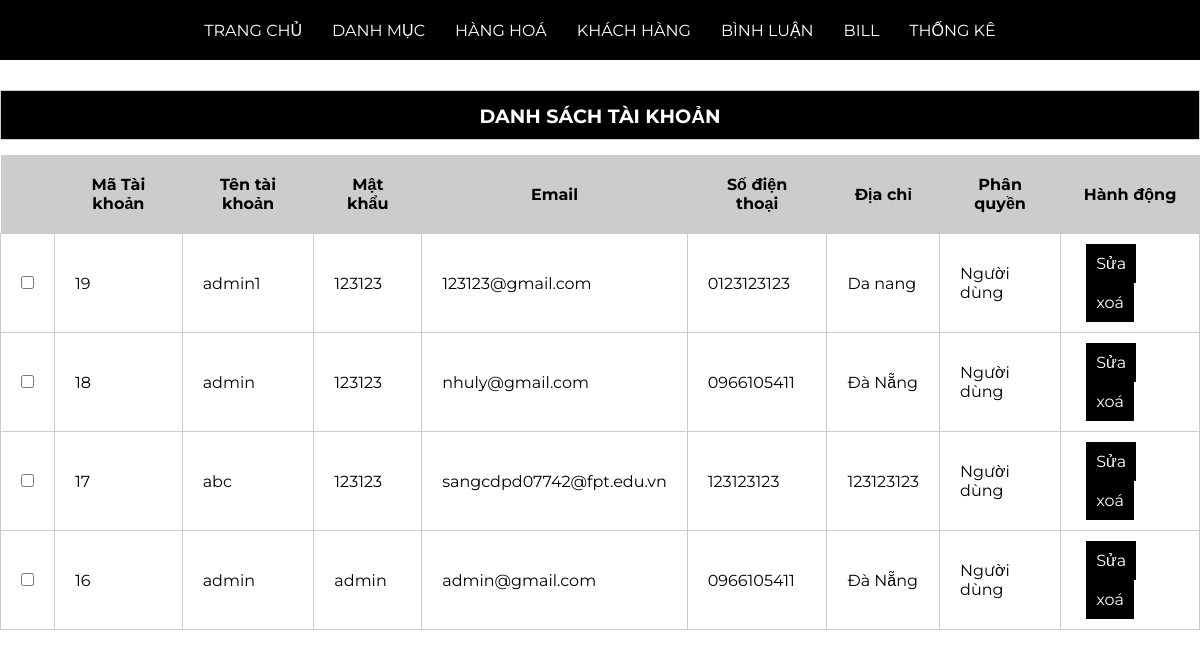
The app's page /admin/index.php?act=dskh with its own data.
### tables this page shows
CREATE TABLE `taikhoan` (
  `id` int(10) NOT NULL,
  `user` varchar(50) NOT NULL,
  `pass` varchar(50) NOT NULL,
  `email` varchar(255) NOT NULL,
  `addr` varchar(255) NOT NULL,
  `tel` varchar(20) NOT NULL,
  `role` tinyint(4) NOT NULL DEFAULT 0,
  `nameuser` varchar(255) NOT NULL
);

### model/pdo.php (called while the page is built, shortened)
<?php
function pdo_get_connection(){
    $dburl = "mysql:host=localhost;dbname=duan1;charset=utf8";
    $username = 'root';
    $password = '';
    $conn = new PDO($dburl, $username, $password);
    $conn->setAttribute(PDO::ATTR_ERRMODE, PDO::ERRMODE_EXCEPTION);
    return $conn;
}
function pdo_query($sql){
    $sql_args = array_slice(func_get_args(), 1);
    try{
        $conn = pdo_get_connection();
        $stmt = $conn->prepare($sql);
        $stmt->execute($sql_args);
        $rows = $stmt->fetchAll();
        return $rows;
    }
    catch(PDOException $e){
        throw $e;
    }
    finally{
        unset($conn);
    }
}

### model/taikhoan.php (called while the page is built, shortened)
<?php
function loadall_TK()
{
    $sql = "select * from taikhoan order by id desc";
    $listtaikhoan = pdo_query($sql);
    return $listtaikhoan;
}

### admin/taikhoan/list.php (the view, shortened to what this page needs)
<div class="row ">
    <div class="row frmtitle">
        <H1>Danh Sách Tài khoản</H1>
    </div>
    <div class="row mb10 frmdsloai">
        <table>
            <tr>
                <th></th>
                <th>Mã Tài khoản</th>
                <th>Tên tài khoản</th>
                <th>Mật khẩu</th>
                <th>Email</th>
                <th>Số điện thoại</th>
                <th>Địa chỉ</th>
                <th>Phân quyền</th>
                <th>Hành động</th>
            </tr>
            <?php
                    foreach ($listtaikhoan as $taikhoan) {
                        extract($taikhoan);
                        $suakh = "index.php?act=suakh&id=".$id;
                        $xoakh = "index.php?act=xoakh&id=".$id;
if($role >=1){
    $role = "admin";
}else {
    $role = "Người dùng";
}
                        echo ' <tr>
                                <td><input type="checkbox" name="" id=""></td>
                                <td>'.$id.'</td>
                                <td>'.$user.'</td>
                                <td>'.$pass.'</td>
                                <td>'.$email.'</td>
                                <td>'.$tel.'</td>
                                <td>'.$addr.'</td>
                                <td>'.$role.'</td>
                                <td>
                                    <a href="'.$suakh.'"> <input class="btn-act" type="button" value="Sửa"></a>
                                    <a href="'.$xoakh.'"><input class="btn-act" type="button" value="xoá"></a>
                                </td>
                            </tr>';
                    }
                ?>
        </table>
    </div>
    <div class="row formcontent">
    </div>
</div>

### style/style.css (style rules this page uses)
* { box-sizing: border-box; padding: 0; margin: 0; font-family: 'Montserrat', sans-serif; font-size: 1rem; }
.row { width: 100%; }
.mb10 { margin-bottom: 10px; }
.frmtitle { background-color: #000; border: 1px #ccc solid; height: 50px; padding: 0px 20px; margin: 15px 0; }
.frmtitle h1 { line-height: 50px; font-size: 1.2rem; text-align: center; color: #fff; text-transform: uppercase; }
.formcontent { padding: 20px 0px; }
.frmdsloai table { width: 100%; border-collapse: collapse; }
.frmdsloai table th { padding: 20px; background-color: #CCC; }
.frmdsloai table td { padding: 10px 20px; border: 1px #CCC solid; }
input.btn-act { padding: 10px; border: none; outline: none; background-color: black; color: white; margin: 0 5px; cursor: pointer; }

### records on screen
taikhoan: id "19", user "admin1", pass "123123", email "123123@gmail.com", tel "0123123123", addr "Da nang", role "Người dùng"
taikhoan: id "18", user "admin", pass "123123", email "nhuly@gmail.com", tel "0966105411", addr "Đà Nẵng", role "Người dùng"
taikhoan: id "17", user "abc", pass "123123", email "sangcdpd07742@fpt.edu.vn", tel "123123123", addr "123123123", role "Người dùng"
taikhoan: id "16", user "admin", pass "admin", email "admin@gmail.com", tel "0966105411", addr "Đà Nẵng", role "Người dùng"
